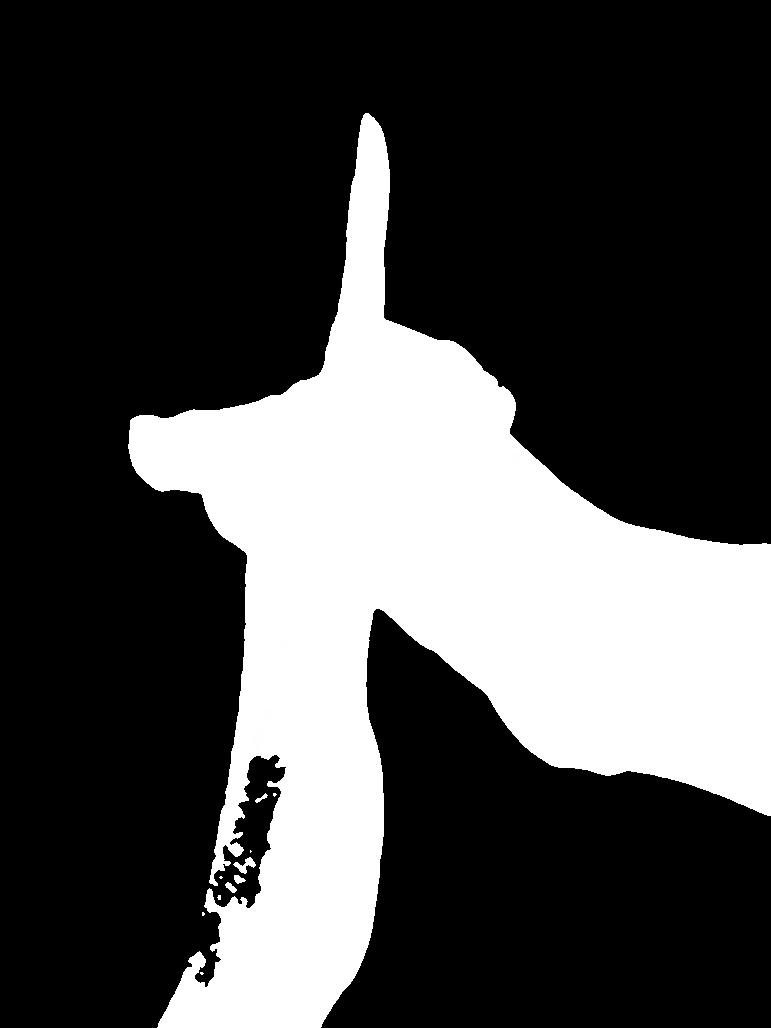
#> input picture Masques/masque_boeuf1.bmp, 771 x 1028 px
$ python testHOG.py   (older library calls are emulated)
#> lines starting #> are read from the running program, lines starting #| are printed output that depends on the picture; after the words box and inside, x2 and y2 are one past the last pixel; in counts of white or black regions, pixels touching at a corner belong together
# -*- coding: utf-8 -*-
"""
Created on Fri Apr  8 14:26:36 2022

@author: Utilisateur
"""

import cv2

img = cv2.imread("Masques/masque_boeuf1.bmp",0)
#> img is the input picture: shape (1028, 771); min 0, max 255, mean 71
gx = cv2.Sobel(img, cv2.CV_32F, 1, 0)
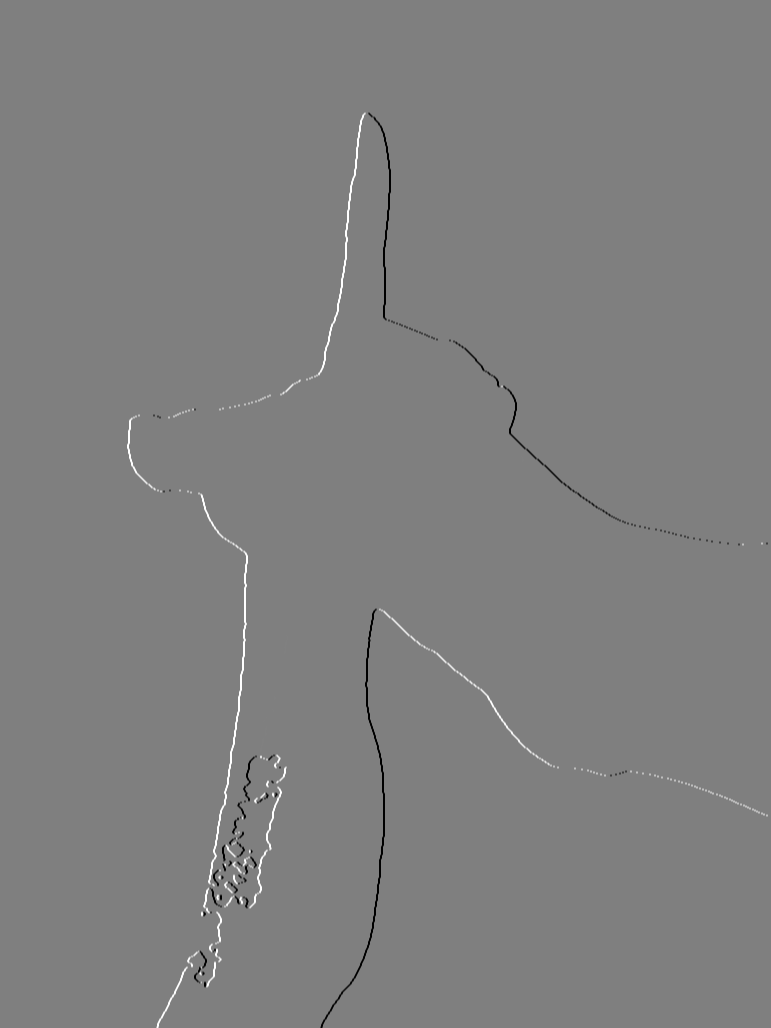
#> gx: shape (1028, 771) float32; min -1020, max 1020, mean 0.7; drawn with min black and max white
gy = cv2.Sobel(img, cv2.CV_32F, 0, 1)
cv2.imshow("gx", gx)
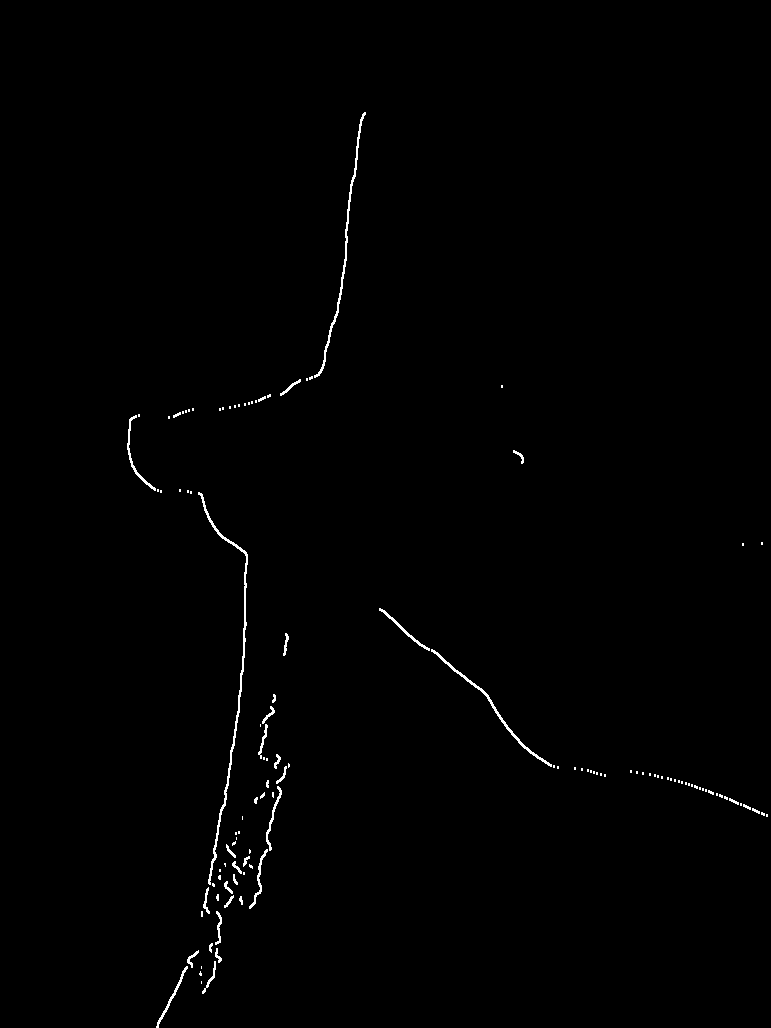
#> window 'gx': shape (1028, 771); 0.62% white in thin lines or dots, all inside (x1, y1, x2, y2) = (127, 112, 768, 1028)
mag, ang = cv2.cartToPolar(gx, gy)

winSize = (64,64)
blockSize = (16,16)
blockStride = (8,8)
cellSize = (8,8)
nbins = 9
derivAperture = 1
winSigma = 4.
histogramNormType = 0
L2HysThreshold = 2.0000000000000001e-01
gammaCorrection = 0
nlevels = 64
hog = cv2.HOGDescriptor(winSize,blockSize,blockStride,cellSize,nbins,derivAperture,winSigma,
                        histogramNormType,L2HysThreshold,gammaCorrection,nlevels)
#compute(img[, winStride[, padding[, locations]]]) -> descriptors
winStride = (8,8)
padding = (8,8)
locations = ((10,20),)
hist = hog.compute(img,winStride,padding,locations)
#> hist = 1764 values from 0 to 0

$ run again, with Masques/masque_boeuf2_2.bmp copied over Masques/masque_boeuf1.bmp
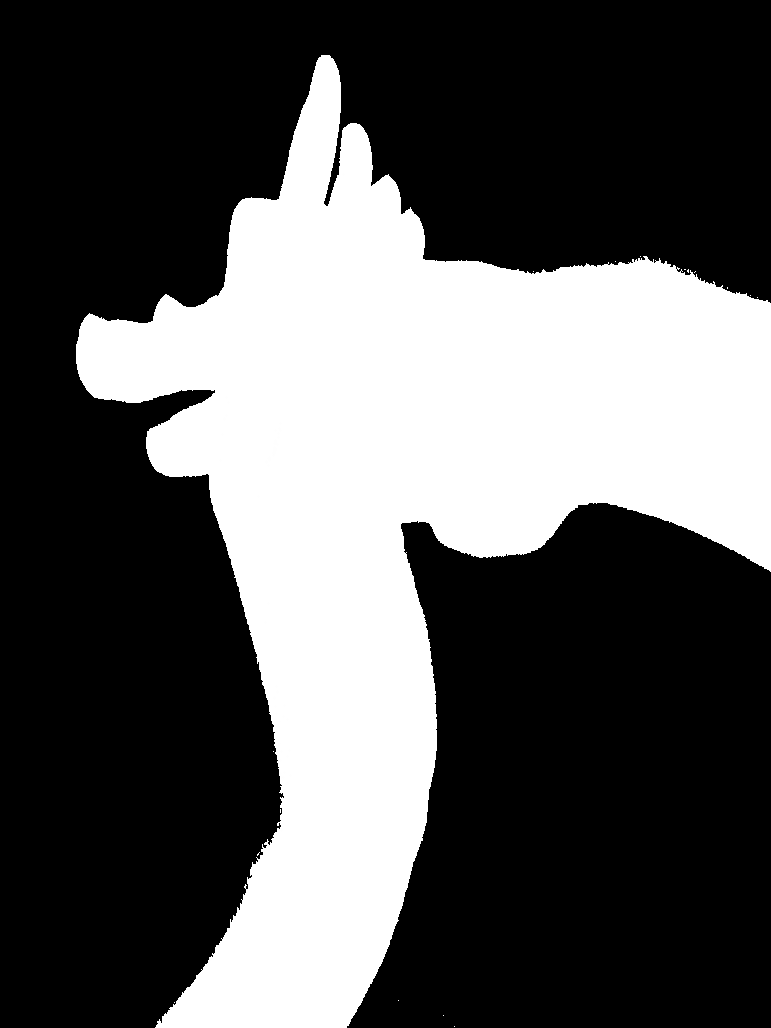
#> input picture Masques/masque_boeuf2_2.bmp, 771 x 1028 px
#> img is the input picture: shape (1028, 771); min 0, max 255, mean 86
#> `gx = cv2.Sobel(img, cv2.CV_32F, 1, 0)`:
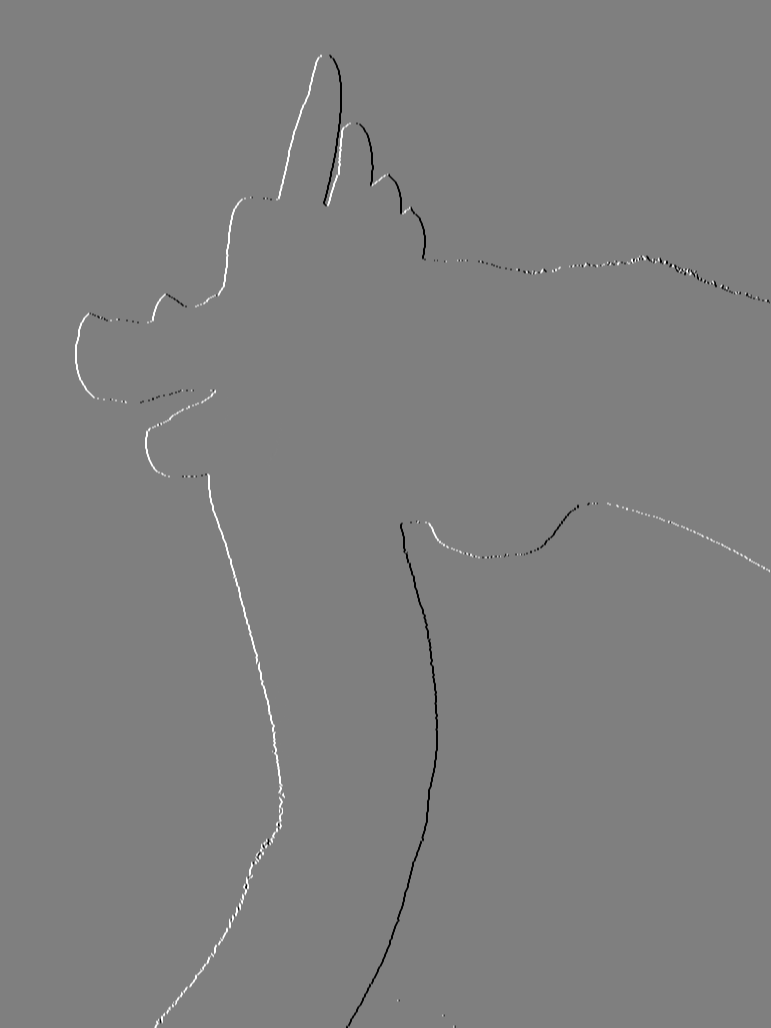
#> gx: shape (1028, 771) float32; min -1020, max 1020, mean 0.7; drawn with min black and max white
#> `cv2.imshow("gx", gx)`:
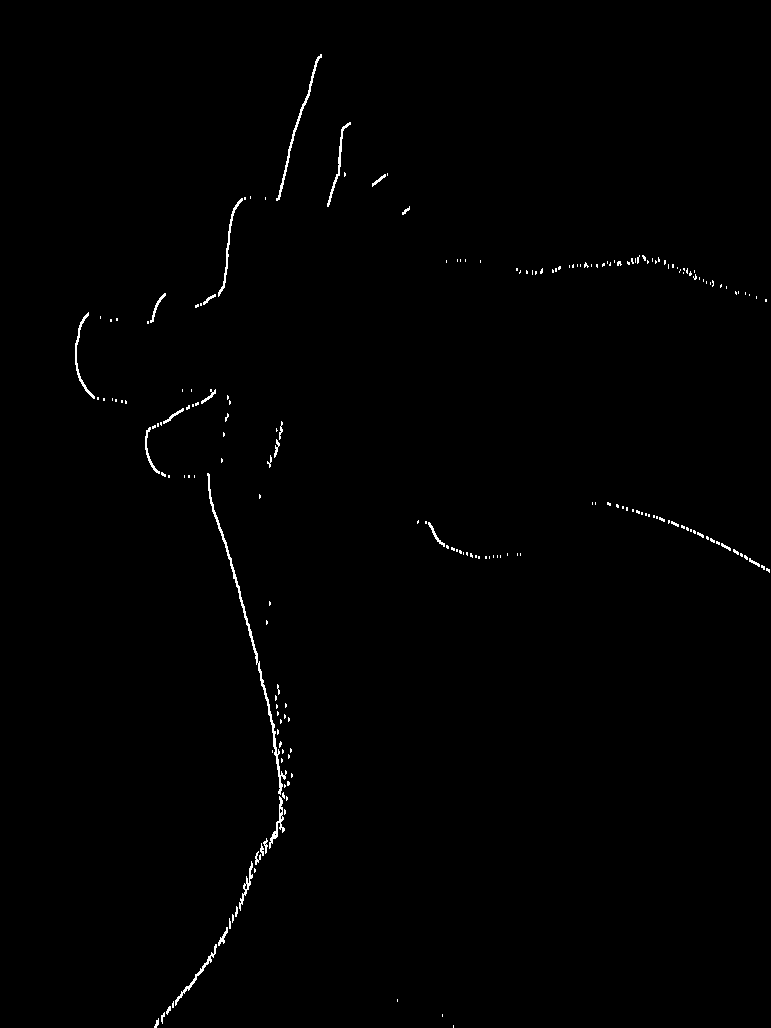
#> window 'gx': shape (1028, 771); 0.61% white in thin lines or dots, all inside (x1, y1, x2, y2) = (75, 54, 770, 1028)
#> hist = 1764 values from 0 to 0

$ run again, with Masques/masque_boeuf3_1.bmp copied over Masques/masque_boeuf1.bmp
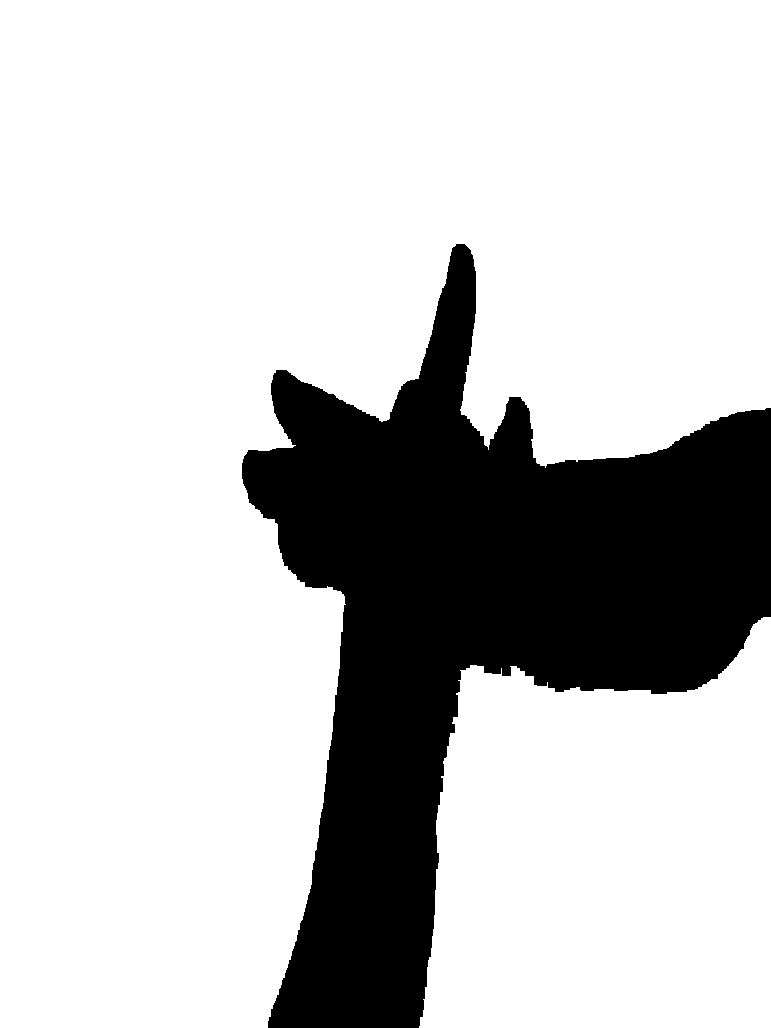
#> input picture Masques/masque_boeuf3_1.bmp, 771 x 1028 px
#> img: shape (1028, 771); values 0 (black) and 140 (white), 78.3% white; 1 black region, box (x1, y1, x2, y2) and area: (242, 244, 771, 1028) 172315
#> `gx = cv2.Sobel(img, cv2.CV_32F, 1, 0)`:
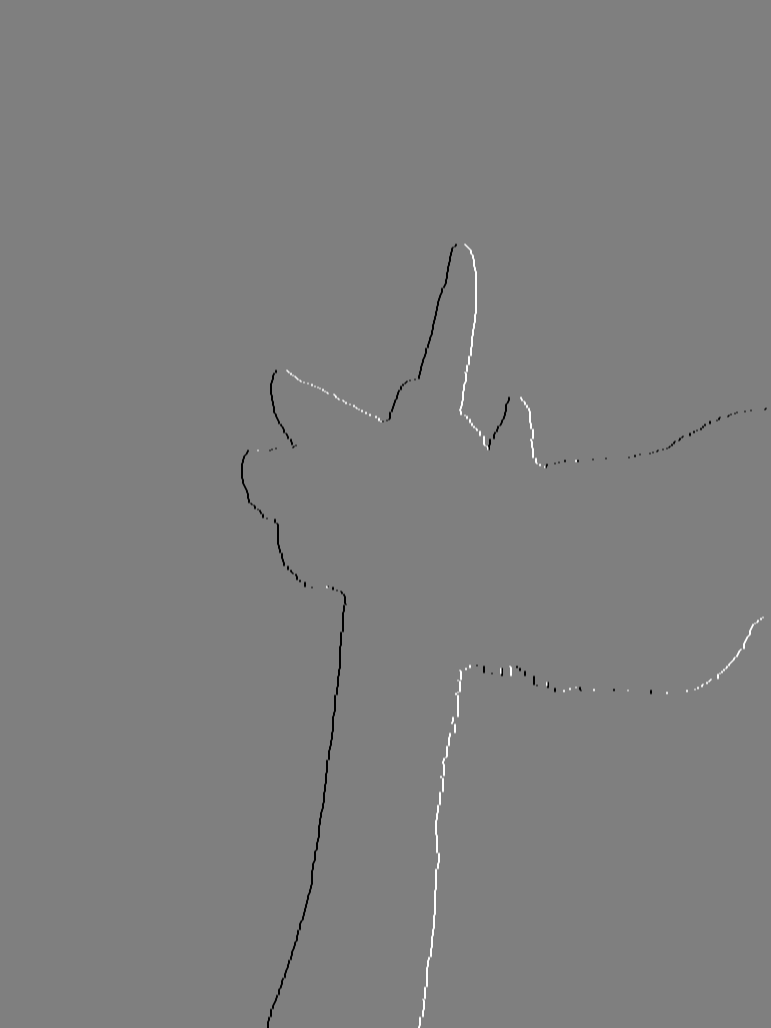
#> gx: shape (1028, 771) float32; min -560, max 560, mean -0.3; drawn with min black and max white
#> `cv2.imshow("gx", gx)`:
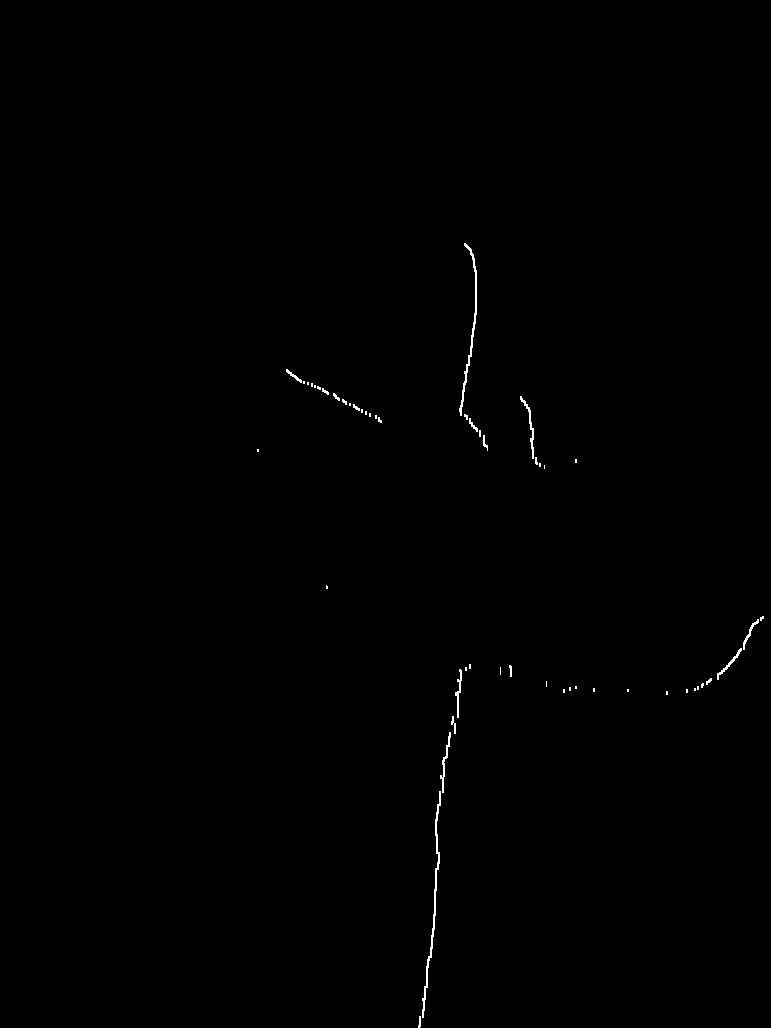
#> window 'gx': shape (1028, 771); 0.27% white in thin lines or dots, all inside (x1, y1, x2, y2) = (257, 243, 764, 1028)
#> hist = 1764 values from 0 to 0
